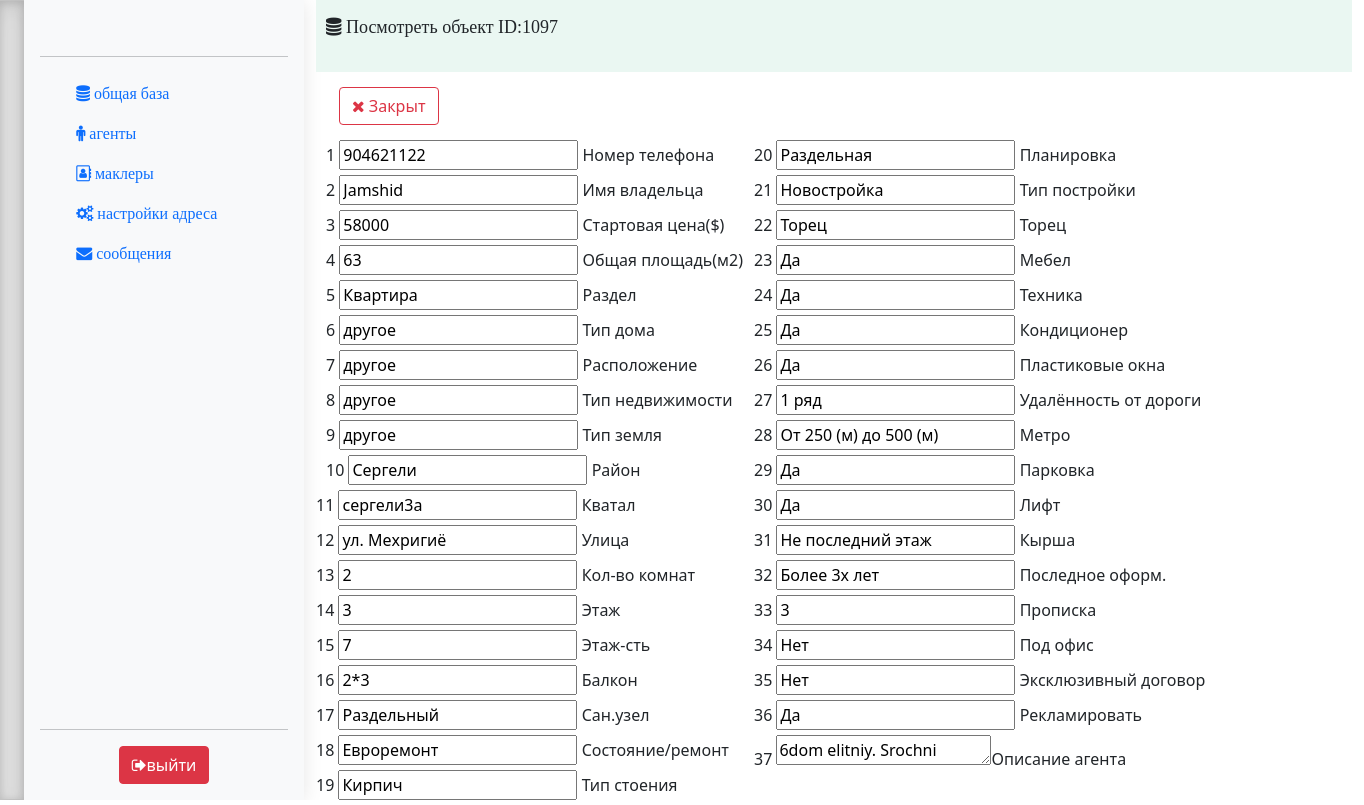
The page /viewObject.php?id_object=1097 (signed in) on the database its author committed.
### tables this page shows
CREATE TABLE IF NOT EXISTS `main_tbl` (
  `id` int(100) NOT NULL,
  `id_agent` varchar(100) NOT NULL,
  `name_agent` varchar(50) NOT NULL,
  `check_over_object` int(10) NOT NULL COMMENT 'ceh',
  `phone_number_owner` varchar(50) NOT NULL,
  `ownerName` varchar(50) NOT NULL,
  `startingPrice` int(10) NOT NULL,
  `section` varchar(20) NOT NULL,
  `typeOfHouse` varchar(50) NOT NULL DEFAULT 'другое',
  `locations` varchar(15) NOT NULL DEFAULT 'другое',
  `commercial` varchar(20) NOT NULL DEFAULT 'другое',
  `area` varchar(20) NOT NULL DEFAULT 'другое',
  `region` varchar(50) NOT NULL,
  `quarter` varchar(50) NOT NULL,
  `landmark` varchar(50) NOT NULL,
  `street` varchar(50) NOT NULL,
  `number_of_rooms` int(10) NOT NULL,
  `floor` int(10) NOT NULL,
  `number_of_floors` int(50) NOT NULL,
  `quadrature` varchar(50) NOT NULL,
  `balcony` varchar(50) NOT NULL,
  `bath_toilet` varchar(50) NOT NULL,
  `state_repair` varchar(50) NOT NULL,
  `type_of_walls` varchar(50) NOT NULL,
  `layout` varchar(50) NOT NULL,
  `type_of_building` varchar(50) NOT NULL,
  `end_face` varchar(50) NOT NULL,
  `furniture` varchar(50) NOT NULL,
  `technic` varchar(50) NOT NULL,
  `conditioner` varchar(50) NOT NULL,
  `kitchen` varchar(50) NOT NULL,
  `plast_window` varchar(50) NOT NULL,
  `ceiling_height` varchar(50) NOT NULL,
  `distance_from_road` varchar(50) NOT NULL,
  `underground` varchar(50) NOT NULL,
  `source` varchar(50) NOT NULL,
  `create_date` timestamp NOT NULL DEFAULT CURRENT_TIMESTAMP,
  `informator` varchar(50) NOT NULL,
  `infrastructure` varchar(50) NOT NULL,
  `redevelopment` varchar(50) NOT NULL,
  `parking` varchar(50) NOT NULL,
  `agent_description` varchar(200) NOT NULL,
  `elevator` varchar(50) NOT NULL,
  `roof` varchar(50) NOT NULL,
  `last_registration` varchar(50) NOT NULL,
  `registration` varchar(50) NOT NULL,
  `for_office` varchar(50) NOT NULL,
  `exclusive_contract` varchar(50) NOT NULL,
  `advertisement` varchar(50) NOT NULL,
  `user_name_deleted` varchar(50) NOT NULL,
  `delete_description` varchar(50) NOT NULL DEFAULT 'другое',
  `status_object` int(2) NOT NULL DEFAULT '0'
);

### viewObject.php (the view, shortened to what this page needs)
<?php
include('settings.php');
if(isset($_GET['id_object'])){
    $id_object = $_GET['id_object'];
  }
?>
<!doctype html>
<html lang="en">
<head><meta http-equiv="Content-Type" content="text/html; charset=utf-8">
    <link rel="stylesheet" href="https://stackpath.bootstrapcdn.com/bootstrap/4.3.1/css/bootstrap.min.css">
    <link href="css/sidebars.css" rel="stylesheet">
    <link href="css/bootstrap.min.css" rel="stylesheet">
    <link href="css/style.css" rel="stylesheet">
    <link rel="stylesheet" href="https://cdnjs.cloudflare.com/ajax/libs/font-awesome/4.7.0/css/font-awesome.min.css">
</head>
  <body>
  <main>
  <?php include 'partSite/leftSite.php'; ?>
<div class="container" style="overflow-x: auto;">
<?php
function select_object($connect, $id_object){
    $query = "SELECT * FROM main_tbl WHERE id = $id_object";
    $result = mysqli_query($connect, $query);
    $filename = mysqli_fetch_assoc($result);
    return $filename;
}
$object = select_object($connect, $id_object);
?>
    <div style="width: 100%; height: 9%; background-color: #Eaf7f2;">
      <span style="position: relative;display: inline-block;font-size: 18px;padding: 13px 0 0 10px;border-left-width: 10px;">
        <i class="fa fa-database" aria-hidden="true">
        Посмотреть объект <span><?php echo 'ID:'.$object['id']; ?></span>
        </i>
      </span><br>
    </div>
    <div>
        <a href="main.php">
        <button type="button" class="btn btn-outline-danger" style="margin: 15px 0px 15px 23px;">
        <i class="fa fa-times" aria-hidden="true"></i>
            Закрыт
        </button>
        </a>
    </div>
<form action="/action_page.php">
  <div style="display:inline-block;position: absolute;width:50%;">
    <span style="margin-left:10px;"> 1 </span><input readonly="readonly" required type="text" name="phone_number_owner" value="<?php echo $object['phone_number_owner']?>"> <label for="phone_number_owner">Номер телефона</label><br>
    <span style="margin-left:10px;"> 2 </span><input readonly="readonly" required type="text" name="ownerName" value="<?php echo $object['ownerName']?>"> <label for="ownerName">Имя владельца</label><br>
    <span style="margin-left:10px;"> 3 </span><input readonly="readonly" required type="text" name="startingPrice" value="<?php echo $object['startingPrice']?>"> <label for="startingPrice">Стартовая цена($)</label><br>
    <span style="margin-left:10px;"> 4 </span><input readonly="readonly" required type="text" name="startingPrice" value="<?php echo $object['quadrature']?>"> <label for="startingPrice">Общая площадь(м2)</label><br>
    <span style="margin-left:10px;"> 5 </span><input readonly="readonly" required type="text" name="section" value="<?php echo $object['section']?>"> <label for="section">Раздел</label><br>
    <span style="margin-left:10px;"> 6 </span><input readonly="readonly" required type="text" name="typeOfHouse" value="<?php echo $object['typeOfHouse']?>"> <label for="typeOfHouse">Тип дома</label><br>
    <span style="margin-left:10px;"> 7 </span><input readonly="readonly" required type="text" name="locations" value="<?php echo $object['locations']?>"> <label for="locations">Расположение</label><br>
    <span style="margin-left:10px;"> 8 </span><input readonly="readonly" required type="text" name="commercial" value="<?php echo $object['commercial']?>"> <label for="commercial">Тип недвижимости</label><br>
    <span style="margin-left:10px;"> 9 </span><input readonly="readonly" required type="text" name="area" value="<?php echo $object['area']?>"> <label for="area">Тип земля</label><br>
    <span style="margin-left:10px;"> 10 </span><input readonly="readonly" required type="text" name="region" value="<?php echo $object['region']?>"> <label for="region">Район</label><br>
    11 <input readonly="readonly" required type="text" name="quarter" value="<?php echo $object['quarter']?>"> <label for="quarter">Кватал</label><br>
    12 <input readonly="readonly" required type="text" name="street" value="<?php echo $object['street']?>"> <label for="street">Улица</label><br>
    13 <input readonly="readonly" required type="text" name="number_of_rooms" value="<?php echo $object['number_of_rooms']?>"> <label for="number_of_rooms">Кол-во комнат</label><br>
    14 <input readonly="readonly" required type="text" name="floor" value="<?php echo $object['floor']?>"> <label for="floor">Этаж</label><br>
    15 <input readonly="readonly" required type="text" name="number_of_floors" value="<?php echo $object['number_of_floors']?>"> <label for="number_of_floors">Этаж-сть</label><br>
    16 <input readonly="readonly" required type="text" name="balcony" value="<?php echo $object['balcony']?>"> <label for="balcony">Балкон</label><br>
    17 <input readonly="readonly" required type="text" name="bath_toilet" value="<?php echo $object['bath_toilet']?>"> <label for="bath_toilet">Сан.узел</label><br>
    18 <input readonly="readonly" required type="text" name="state_repair" value="<?php echo $object['state_repair']?>"> <label for="state_repair">Состояние/ремонт</label><br>
    19 <input readonly="readonly" required type="text" name="type_of_walls" value="<?php echo $object['type_of_walls']?>"> <label for="type_of_walls">Тип стоения</label><br>
</div>
<div style="display:inline-block;position: absolute;width:50%;margin-left: 438px;">
    20 <input readonly="readonly" required type="text" name="layout" value="<?php echo $object['layout']?>"> <label for="layout">Планировка</label><br>
    21 <input readonly="readonly" required type="text" name="type_of_building" value="<?php echo $object['type_of_building']?>"> <label for="type_of_building">Тип постройки</label><br>
    22 <input readonly="readonly" required type="text" name="end_face" value="<?php echo $object['end_face']?>"> <label for="end_face">Торец</label><br>
    23 <input readonly="readonly" required type="text" name="furniture" value="<?php echo $object['furniture']?>"> <label for="furniture">Мебел</label><br>
    24 <input readonly="readonly" required type="text" name="technic" value="<?php echo $object['technic']?>"> <label for="technic">Техника</label><br>
    25 <input readonly="readonly" required type="text" name="conditioner" value="<?php echo $object['conditioner']?>"> <label for="conditioner">Кондиционер</label><br>
    26 <input readonly="readonly" required type="text" name="plast_window" value="<?php echo $object['plast_window']?>"> <label for="plast_window">Пластиковые окна</label><br>
    27 <input readonly="readonly" required type="text" name="distance_from_road" value="<?php echo $object['distance_from_road']?>"> <label for="distance_from_road">Удалённость от дороги</label><br>
    28 <input readonly="readonly" required type="text" name="underground" value="<?php echo $object['underground']?>"> <label for="underground">Метро</label><br>
    29 <input readonly="readonly" required type="text" name="parking" value="<?php echo $object['parking']?>"> <label for="parking">Парковка</label><br>
    30 <input readonly="readonly" required type="text" name="elevator" value="<?php echo $object['elevator']?>"> <label for="elevator">Лифт</label><br>
    31 <input readonly="readonly" required type="text" name="roof" value="<?php echo $object['roof']?>"> <label for="roof">Кырша</label><br>
    32 <input readonly="readonly" required type="text" name="last_registration" value="<?php echo $object['last_registration']?>"> <label for="last_registration">Последное оформ.</label><br>
    33 <input readonly="readonly" required type="text" name="registration" value="<?php echo $object['registration']?>"> <label for="registration">Прописка</label><br>
    34 <input readonly="readonly" required type="text" name="for_office" value="<?php echo $object['for_office']?>"> <label for="for_office">Под офис	</label><br>
    35 <input readonly="readonly" required type="text" name="exclusive_contract" value="<?php echo $object['exclusive_contract']?>"> <label for="exclusive_contract">Эксклюзивный договор</label><br>
    36 <input readonly="readonly" required type="text" name="advertisement" value="<?php echo $object['advertisement']?>"> <label for="advertisement">Рекламировать</label><br>
    37 <textarea readonly="readonly" required type="text" name="agent_description"  cols="21" rows="1" value="<?php echo $object['agent_description']?>"><?php echo $object['agent_description']?></textarea><label for="agent_description"> Описание агента</label><br>
  </div>
</form>
</div>
  </main>
  </body>
</html>

### css/sidebars.css (style rules this page uses)
body { min-height: 100vh; min-height: -webkit-fill-available; }
html { height: -webkit-fill-available; }
main { display: flex; flex-wrap: nowrap; height: 100vh; height: -webkit-fill-available; max-height: 100vh; overflow-x: auto; overflow-y: hidden; }

### css/style.css (style rules this page uses)
a:link { text-decoration: none; }

### rows shown on the page
main_tbl: id "1097", phone_number_owner "904621122", ownerName "Jamshid", startingPrice "58000", startingPrice "63", section "Квартира", typeOfHouse "другое", locations "другое", commercial "другое", area "другое", region "Сергели", quarter "сергели3а", street "ул. Мехригиё", number_of_rooms "2", floor "3", number_of_floors "7", balcony "2*3", bath_toilet "Раздельный", state_repair "Евроремонт", type_of_walls "Кирпич", layout "Раздельная", type_of_building "Новостройка", end_face "Торец", furniture "Да", technic "Да", conditioner "Да", plast_window "Да", distance_from_road "1 ряд", underground "От 250 (м) до 500 (м)", parking "Да", elevator "Да", roof "Не последний этаж", last_registration "Более 3х лет", registration "3", for_office "Нет", exclusive_contract "Нет", advertisement "Да", agent_description "6dom elitniy. Srochni"
